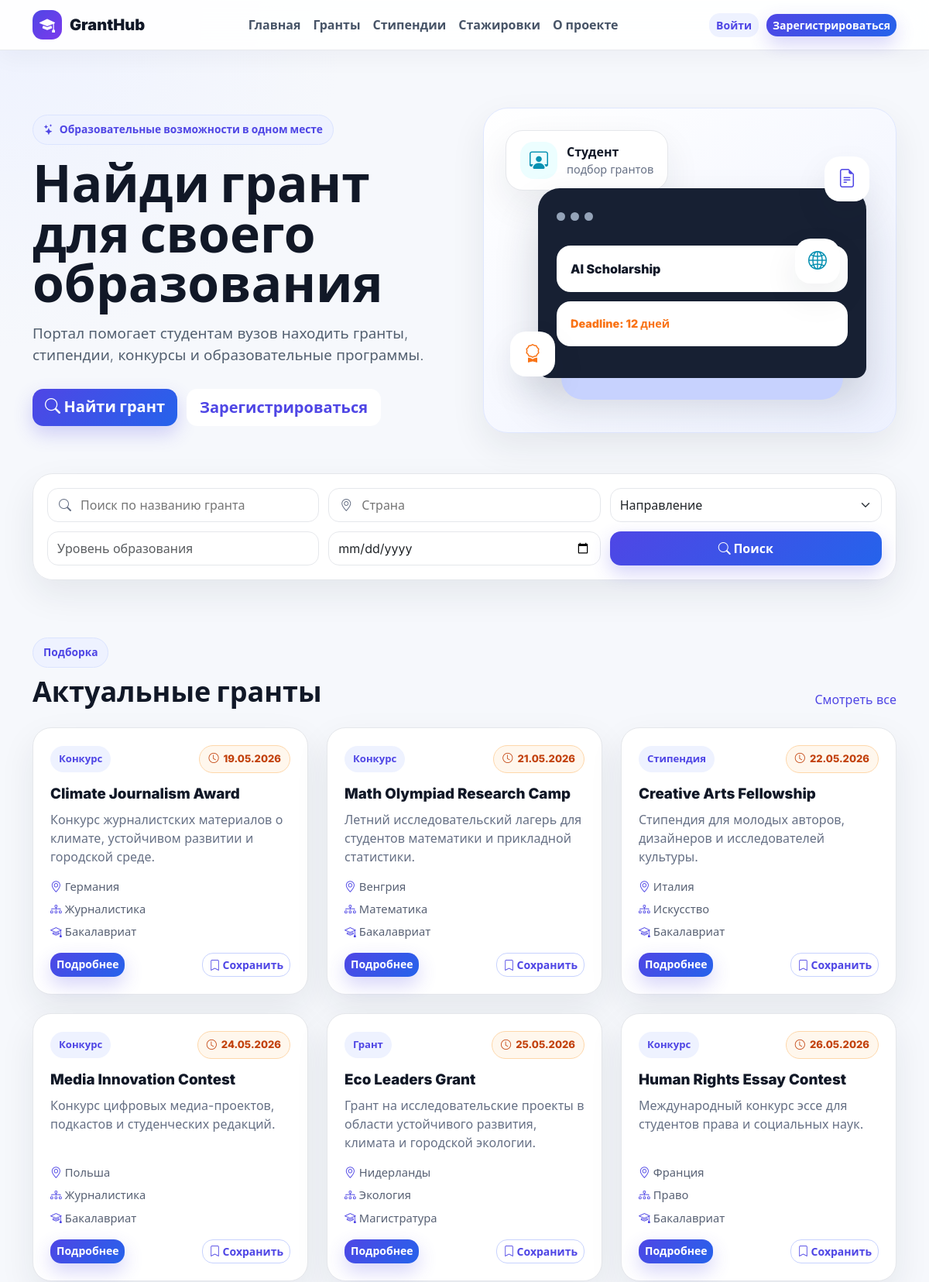
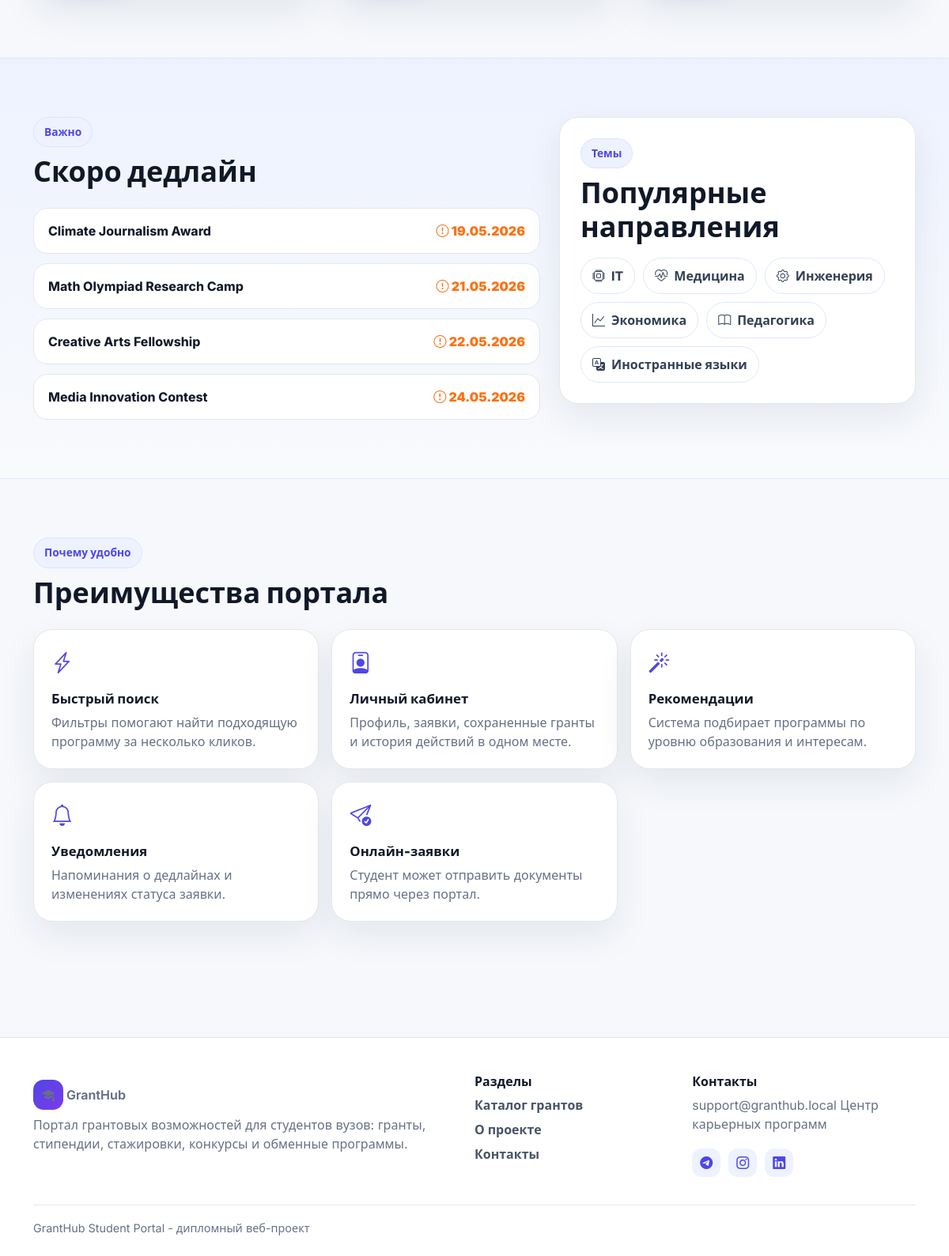
The page / on the database its author committed (2 pictures, top to bottom).
### portal/models.py (models this page shows, shortened)
class Grant(models.Model):
    class OpportunityType(models.TextChoices):
        GRANT = 'grant', 'Грант'
        SCHOLARSHIP = 'scholarship', 'Стипендия'
        CONTEST = 'contest', 'Конкурс'
        INTERNSHIP = 'internship', 'Стажировка'
        EXCHANGE = 'exchange', 'Обменная программа'
    title = models.CharField('Название', max_length=220)
    description = models.TextField('Описание')
    organization = models.CharField('Организатор', max_length=180)
    country = models.CharField('Страна', max_length=100)
    category = models.ForeignKey(Category, verbose_name='Направление', on_delete=models.PROTECT)
    opportunity_type = models.CharField('Тип возможности', max_length=20, choices=OpportunityType.choices)
    education_level = models.CharField('Уровень образования', max_length=80)
    requirements = models.TextField('Требования')
    documents = models.TextField('Документы')
    deadline = models.DateField('Дедлайн')
    official_link = models.URLField('Официальная ссылка')
    created_by = models.ForeignKey(User, verbose_name='Автор', on_delete=models.SET_NULL, null=True, blank=True)
    created_at = models.DateTimeField('Создано', auto_now_add=True)
    class Meta:
        verbose_name = 'Грантовая возможность'
        verbose_name_plural = 'Грантовые возможности'
        ordering = ['deadline', 'title']
    @property
    def is_deadline_soon(self):
        delta = self.deadline - timezone.localdate()
        return 0 <= delta.days <= 14

class Category(models.Model):
    name = models.CharField('Название', max_length=120, unique=True)
    class Meta:
        verbose_name = 'Категория'
        verbose_name_plural = 'Категории'
        ordering = ['name']

### portal/views.py (the view)
# urls.py: 2. Add a URL to urlpatterns:  path('', views.home, name='home')
def home(request):
    actual = Grant.objects.select_related('category').filter(deadline__gte=timezone.localdate())[:6]
    soon = [grant for grant in actual if grant.is_deadline_soon][:4]
    categories = Category.objects.all()[:8]
    return render(request, 'portal/home.html', {'actual_grants': actual, 'soon_grants': soon, 'categories': categories})

### portal/templates/portal/home.html (shortened to what this page needs)
{% extends 'portal/base.html' %}
{% block content %}
<section class="hero-section">
  <div class="container">
    <div class="row align-items-center g-5">
      <div class="col-lg-6">
        <span class="eyebrow"><i class="bi bi-stars"></i> Образовательные возможности в одном месте</span>
        <h1>Найди грант для своего образования</h1>
        <p class="lead">Портал помогает студентам вузов находить гранты, стипендии, конкурсы и образовательные программы.</p>
        <div class="hero-actions">
          <a href="{% url 'grants_list' %}" class="btn btn-primary btn-lg"><i class="bi bi-search"></i> Найти грант</a>
          <a href="{% url 'register' %}" class="btn btn-white btn-lg">Зарегистрироваться</a>
        </div>
      </div>
      <div class="col-lg-6">
        <div class="hero-illustration" aria-label="Иллюстрация образовательного портала">
          <div class="student-card">
            <div class="avatar"><i class="bi bi-person-workspace"></i></div>
            <div><strong>Студент</strong><span>подбор грантов</span></div>
          </div>
          <div class="laptop">
            <div class="screen">
              <span></span><span></span><span></span>
              <div class="screen-card">AI Scholarship</div>
              <div class="screen-card small">Deadline: 12 дней</div>
            </div>
            <div class="keyboard"></div>
          </div>
          <div class="floating-icon icon-a"><i class="bi bi-file-earmark-text"></i></div>
          <div class="floating-icon icon-b"><i class="bi bi-globe2"></i></div>
          <div class="floating-icon icon-c"><i class="bi bi-award"></i></div>
        </div>
      </div>
    </div>
  </div>
</section>
<section class="container search-shell">
  <form class="home-search" method="get" action="{% url 'grants_list' %}">
    <div class="search-field wide"><i class="bi bi-search"></i><input name="q" placeholder="Поиск по названию гранта"></div>
    <div class="search-field"><i class="bi bi-geo-alt"></i><input name="country" placeholder="Страна"></div>
    <select class="form-select" name="category">
      <option value="">Направление</option>
    </select>
    <input class="form-control" name="education_level" placeholder="Уровень образования">
    <input class="form-control" type="date" name="deadline">
    <button class="btn btn-primary"><i class="bi bi-search"></i> Поиск</button>
  </form>
</section>
<section class="container section-space">
  <div class="section-head">
    <div>
      <span class="section-kicker">Подборка</span>
      <h2>Актуальные гранты</h2>
    </div>
    <a href="{% url 'grants_list' %}">Смотреть все</a>
  </div>
  <div class="row g-4">
    {% for grant in actual_grants %}
      <div class="col-md-6 col-xl-4">{% include 'portal/grant_card.html' %}</div>
    {% empty %}
      <p class="text-secondary">Пока нет опубликованных возможностей.</p>
    {% endfor %}
  </div>
</section>
<section class="deadline-band section-space">
  <div class="container">
    <div class="row g-4 align-items-start">
      <div class="col-lg-7">
        <div class="section-head">
          <div>
            <span class="section-kicker">Важно</span>
            <h2>Скоро дедлайн</h2>
          </div>
        </div>
        <div class="deadline-list">
          {% for grant in soon_grants %}
            <a class="deadline-row" href="{% url 'grant_detail' grant.pk %}">
              <span>{{ grant.title }}</span>
              <strong><i class="bi bi-exclamation-circle"></i> {{ grant.deadline|date:"d.m.Y" }}</strong>
            </a>
          {% empty %}
            <div class="deadline-row muted">Ближайших дедлайнов нет.</div>
          {% endfor %}
        </div>
      </div>
      <div class="col-lg-5">
        <div class="popular-card">
          <span class="section-kicker">Темы</span>
          <h2>Популярные направления</h2>
          <div class="tag-cloud mt-3">
            <a href="{% url 'grants_list' %}?q=IT"><i class="bi bi-cpu"></i> IT</a>
            <a href="{% url 'grants_list' %}?q=медицина"><i class="bi bi-heart-pulse"></i> Медицина</a>
            <a href="{% url 'grants_list' %}?q=инженерия"><i class="bi bi-gear"></i> Инженерия</a>
            <a href="{% url 'grants_list' %}?q=экономика"><i class="bi bi-graph-up"></i> Экономика</a>
            <a href="{% url 'grants_list' %}?q=педагогика"><i class="bi bi-book"></i> Педагогика</a>
            <a href="{% url 'grants_list' %}?q=языки"><i class="bi bi-translate"></i> Иностранные языки</a>
          </div>
        </div>
      </div>
    </div>
  </div>
</section>
<section class="container section-space">
  <div class="section-head">
    <div>
      <span class="section-kicker">Почему удобно</span>
      <h2>Преимущества портала</h2>
    </div>
  </div>
  <div class="feature-grid">
    <div class="feature-card"><i class="bi bi-lightning-charge"></i><h3>Быстрый поиск</h3><p>Фильтры помогают найти подходящую программу за несколько кликов.</p></div>
    <div class="feature-card"><i class="bi bi-person-badge"></i><h3>Личный кабинет</h3><p>Профиль, заявки, сохраненные гранты и история действий в одном месте.</p></div>
    <div class="feature-card"><i class="bi bi-magic"></i><h3>Рекомендации</h3><p>Система подбирает программы по уровню образования и интересам.</p></div>
    <div class="feature-card"><i class="bi bi-bell"></i><h3>Уведомления</h3><p>Напоминания о дедлайнах и изменениях статуса заявки.</p></div>
    <div class="feature-card"><i class="bi bi-send-check"></i><h3>Онлайн-заявки</h3><p>Студент может отправить документы прямо через портал.</p></div>
  </div>
</section>
{% endblock %}

### portal/templates/portal/base.html (shortened to what this page needs)
{% load static %}
<!doctype html>
<html lang="ru">
<head>
  <link href="https://cdn.jsdelivr.net/npm/bootstrap@5.3.3/dist/css/bootstrap.min.css" rel="stylesheet">
  <link rel="stylesheet" href="https://cdn.jsdelivr.net/npm/bootstrap-icons@1.11.3/font/bootstrap-icons.css">
  <link rel="stylesheet" href="{% static 'portal/css/styles.css' %}">
</head>
<body>
  <nav class="navbar navbar-expand-lg app-navbar sticky-top">
    <div class="container">
      <a class="navbar-brand brand" href="{% url 'home' %}">
        <span class="brand-mark"><i class="bi bi-mortarboard-fill"></i></span>
        <span>GrantHub</span>
      </a>
      <div class="collapse navbar-collapse" id="nav">
        <ul class="navbar-nav mx-auto">
          <li class="nav-item"><a class="nav-link" href="{% url 'home' %}">Главная</a></li>
          <li class="nav-item"><a class="nav-link" href="{% url 'grants_list' %}">Гранты</a></li>
          <li class="nav-item"><a class="nav-link" href="{% url 'grants_list' %}?opportunity_type=scholarship">Стипендии</a></li>
          <li class="nav-item"><a class="nav-link" href="{% url 'grants_list' %}?opportunity_type=internship">Стажировки</a></li>
          <li class="nav-item"><a class="nav-link" href="{% url 'about' %}">О проекте</a></li>
        </ul>
        <div class="nav-actions">
          {% if user.is_authenticated %}
            <a class="icon-btn" href="{% url 'notifications' %}" aria-label="Уведомления"><i class="bi bi-bell"></i></a>
            <a class="btn btn-soft btn-sm" href="{% url 'profile' %}">Кабинет</a>
            <form method="post" action="{% url 'logout' %}">{% csrf_token %}<button class="btn btn-primary btn-sm">Выйти</button></form>
          {% else %}
            <a class="btn btn-soft btn-sm" href="{% url 'login' %}">Войти</a>
            <a class="btn btn-primary btn-sm" href="{% url 'register' %}">Зарегистрироваться</a>
          {% endif %}
        </div>
      </div>
    </div>
  </nav>
  <main>{% block content %}{% endblock %}</main>
  <footer class="site-footer">
    <div class="container">
      <div class="footer-grid">
        <div>
          <a class="brand footer-brand" href="{% url 'home' %}">
            <span class="brand-mark"><i class="bi bi-mortarboard-fill"></i></span>
            <span>GrantHub</span>
          </a>
          <p>Портал грантовых возможностей для студентов вузов: гранты, стипендии, стажировки, конкурсы и обменные программы.</p>
        </div>
        <div>
          <h3>Разделы</h3>
          <a href="{% url 'grants_list' %}">Каталог грантов</a>
          <a href="{% url 'about' %}">О проекте</a>
          <a href="{% url 'contacts' %}">Контакты</a>
        </div>
        <div>
          <h3>Контакты</h3>
          <span>support@granthub.local</span>
          <span>Центр карьерных программ</span>
          <div class="socials">
            <a href="#" aria-label="Telegram"><i class="bi bi-telegram"></i></a>
            <a href="#" aria-label="Instagram"><i class="bi bi-instagram"></i></a>
            <a href="#" aria-label="LinkedIn"><i class="bi bi-linkedin"></i></a>
          </div>
        </div>
      </div>
      <div class="footer-bottom">GrantHub Student Portal - дипломный веб-проект</div>
    </div>
  </footer>
</body>
</html>

### portal/templates/portal/grant_card.html
<article class="grant-card h-100">
  <div class="grant-card-top">
    <span class="type-pill">{{ grant.get_opportunity_type_display }}</span>
    <span class="deadline-pill {% if grant.is_deadline_soon %}urgent{% endif %}">
      <i class="bi bi-clock"></i> {{ grant.deadline|date:"d.m.Y" }}
    </span>
  </div>
  <h3><a href="{% url 'grant_detail' grant.pk %}">{{ grant.title }}</a></h3>
  <p class="line-clamp">{{ grant.description }}</p>
  <div class="grant-meta">
    <span><i class="bi bi-geo-alt"></i> {{ grant.country }}</span>
    <span><i class="bi bi-diagram-3"></i> {{ grant.category.name }}</span>
    <span><i class="bi bi-mortarboard"></i> {{ grant.education_level }}</span>
  </div>
  <div class="grant-card-actions">
    <a href="{% url 'grant_detail' grant.pk %}" class="btn btn-primary btn-sm">Подробнее</a>
    {% if user.is_authenticated %}
      <form method="post" action="{% url 'save_grant' grant.pk %}">
        {% csrf_token %}
        <input type="hidden" name="next" value="{{ request.get_full_path }}">
        <button class="btn btn-outline-primary btn-sm" aria-label="Сохранить"><i class="bi bi-bookmark"></i> Сохранить</button>
      </form>
    {% else %}
      <a class="btn btn-outline-primary btn-sm" href="{% url 'login' %}"><i class="bi bi-bookmark"></i> Сохранить</a>
    {% endif %}
  </div>
</article>

### rows shown on the page
Grant: opportunity_type "Конкурс", deadline "19.05.2026", title "Climate Journalism Award", description "Конкурс журналистских материалов о климате, устойчивом развитии и городской среде.", country "Германия", category.name "Журналистика", education_level "Бакалавриат"
Grant: opportunity_type "Конкурс", deadline "21.05.2026", title "Math Olympiad Research Camp", description "Летний исследовательский лагерь для студентов математики и прикладной статистики.", country "Венгрия", category.name "Математика", education_level "Бакалавриат"
Grant: opportunity_type "Стипендия", deadline "22.05.2026", title "Creative Arts Fellowship", description "Стипендия для молодых авторов, дизайнеров и исследователей культуры.", country "Италия", category.name "Искусство", education_level "Бакалавриат"
Grant: opportunity_type "Конкурс", deadline "24.05.2026", title "Media Innovation Contest", description "Конкурс цифровых медиа-проектов, подкастов и студенческих редакций.", country "Польша", category.name "Журналистика", education_level "Бакалавриат"
Grant: opportunity_type "Грант", deadline "25.05.2026", title "Eco Leaders Grant", description "Грант на исследовательские проекты в области устойчивого развития, климата и городской экологии.", country "Нидерланды", category.name "Экология", education_level "Магистратура"
Grant: opportunity_type "Конкурс", deadline "26.05.2026", title "Human Rights Essay Contest", description "Международный конкурс эссе для студентов права и социальных наук.", country "Франция", category.name "Право", education_level "Бакалавриат"
